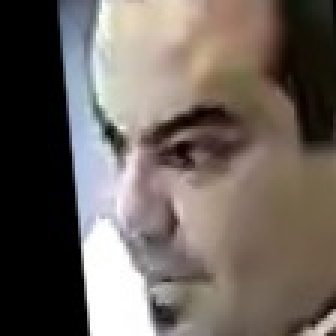
#> input picture quality_1.9077_face_0_1757504154.jpg, 112 x 112 px (shown 3 times larger)
$ python -i specific_zoom_selection.py   (imports and definitions only)
#> lines starting #> are read from the running program, lines starting #| are printed output that depends on the picture
import cv2
import numpy as np
from PIL import Image

# To set zoom intensity
zoom_factor = 2

# 90st Waiting Area
WA_x = 250
WA_y = 50

# Management Area
MA_x = 150
MA_y = 100

def zoom_crop(img_np):
    """
    Zoom into a manually defined region in the image.
    Input: img_np = OpenCV image (NumPy array, BGR)
    Returns: zoomed image as NumPy array (still in BGR for OpenCV)
    """
    # Convert BGR (OpenCV) to RGB (PIL expects RGB)
    img_rgb = cv2.cvtColor(img_np, cv2.COLOR_BGR2RGB)

    # Convert to PIL Image
    img = Image.fromarray(img_rgb)

    w, h = img.size
    # ==================================

    crop_w = w // zoom_factor
    crop_h = h // zoom_factor

    end_x = min(WA_x + crop_w, w)
    end_y = min(WA_y + crop_h, h)

    box = (WA_x, WA_y, end_x, end_y)
    cropped = img.crop(box)

    # Resize back to original size
    zoomed = cropped.resize((w, h), Image.LANCZOS)

    # Convert back to NumPy (RGB)
    zoomed_np = np.array(zoomed)

    # Convert RGB back to BGR for OpenCV
    zoomed_bgr = cv2.cvtColor(zoomed_np, cv2.COLOR_RGB2BGR)
    return zoomed_bgr

>>> import cv2
>>> picture = cv2.imread('quality_1.9077_face_0_1757504154.jpg', cv2.IMREAD_GRAYSCALE)
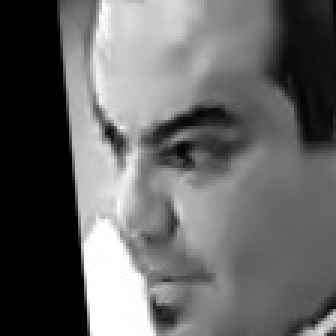
#> picture: shape (112, 112) (shown 3 times larger); min 0, max 255, mean 101.5
>>> result = zoom_crop(picture)
#> (the run stopped early here; a loop or call above may not have finished)
